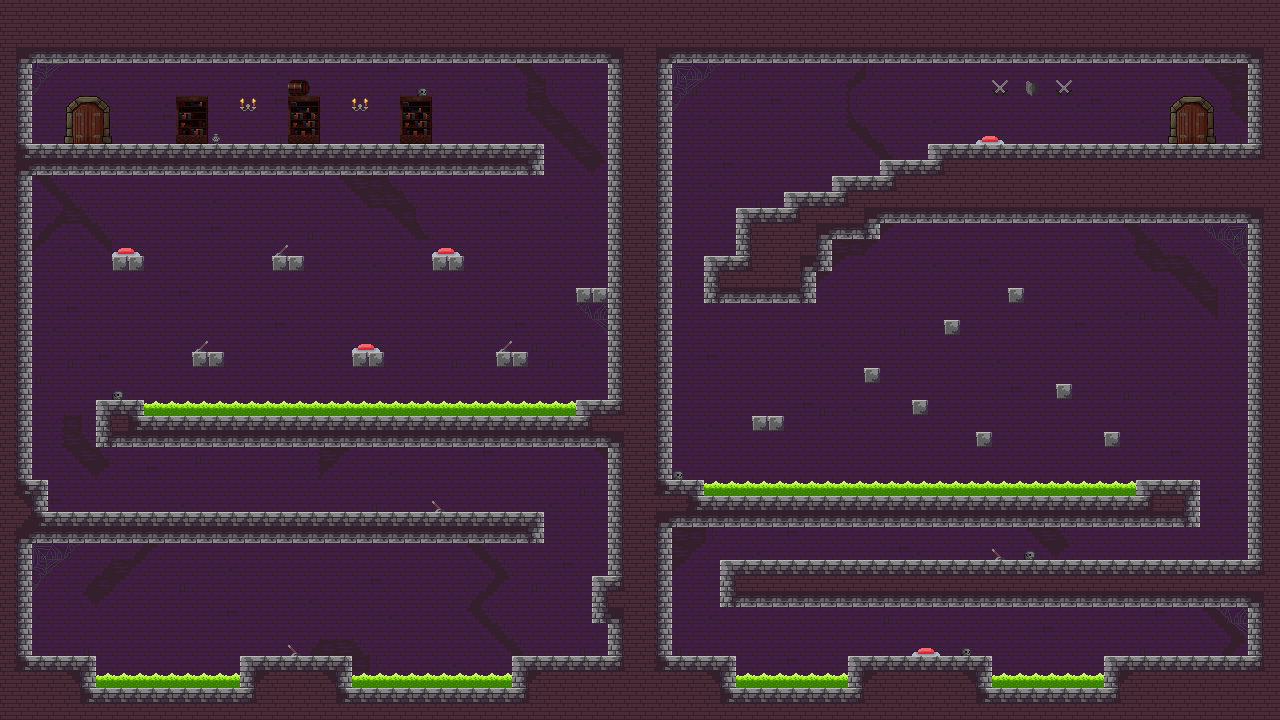

This game map was drawn from its Tiled (.tmx) file and the tilesets committed beside it. A one-line description and the trimmed map source follow:
An orthogonal 80x45 tile map with 16x16 px tiles, 16 tile layers (Background, Background - Decor, Dont Touch, Platforms, ...), 11 tilesets.

<map version="1.9" tiledversion="1.9.0" orientation="orthogonal" renderorder="right-down" width="80" height="45" tilewidth="16" tileheight="16" infinite="0" nextlayerid="18" nextobjectid="1">
 <editorsettings>
  <export target="Level_3_map.json" format="json" />
 </editorsettings>
 <tileset firstgid="1" source="Dungeon_Tiles_TS_1.tsx" />
 <tileset firstgid="43" source="Acid_TS.tsx" />
 <tileset firstgid="44" source="button_TS.tsx" />
 <tileset firstgid="45" source="door_TS.tsx" />
 <tileset firstgid="46" source="Dungeon_Tiles_BG.tsx" />
 <tileset firstgid="127" source="bookcases.tsx" />
 <tileset firstgid="131" source="candles.tsx" />
 <tileset firstgid="133" source="skulls.tsx" />
 <tileset firstgid="137" source="junk01.tsx" />
 <tileset firstgid="143" source="cobwebs.tsx" />
 <tileset firstgid="145" source="torches.tsx" />
 <layer id="16" name="Background" width="80" height="45">
  <data>[3600 cells, 2850 non-empty, 15 distinct tile ids]</data>
 </layer>
 <layer id="17" name="Background - Decor" width="80" height="45">
  <data>[3600 cells, 22 non-empty, 13 distinct tile ids]</data>
 </layer>
 <layer id="3" name="Dont Touch" width="80" height="45">
  <data>[3600 cells, 87 non-empty, 1 distinct tile ids]</data>
 </layer>
 <layer id="1" name="Platforms" width="80" height="45">
  <data>[3600 cells, 1433 non-empty, 26 distinct tile ids]</data>
 </layer>
 <layer id="6" name="Door" width="80" height="45">
  <data>[3600 cells, 2 non-empty, 1 distinct tile ids]</data>
 </layer>
 <layer id="4" name="Lever 1" width="80" height="45">
  <data>[3600 cells, 1 non-empty, 1 distinct tile ids]</data>
 </layer>
 <layer id="7" name="Lever 2" width="80" height="45">
  <data>[3600 cells, 1 non-empty, 1 distinct tile ids]</data>
 </layer>
 <layer id="8" name="Lever 3" width="80" height="45">
  <data>[3600 cells, 1 non-empty, 1 distinct tile ids]</data>
 </layer>
 <layer id="12" name="Lever 4" width="80" height="45">
  <data>[3600 cells, 1 non-empty, 1 distinct tile ids]</data>
 </layer>
 <layer id="13" name="Lever 5" width="80" height="45">
  <data>[3600 cells, 1 non-empty, 1 distinct tile ids]</data>
 </layer>
 <layer id="14" name="Lever 6" width="80" height="45">
  <data>[3600 cells, 1 non-empty, 1 distinct tile ids]</data>
 </layer>
 <layer id="5" name="Button 1" width="80" height="45">
  <data>[3600 cells, 1 non-empty, 1 distinct tile ids]</data>
 </layer>
 <layer id="9" name="Button 2" width="80" height="45">
  <data>[3600 cells, 1 non-empty, 1 distinct tile ids]</data>
 </layer>
 <layer id="10" name="Button 3" width="80" height="45">
  <data>[3600 cells, 1 non-empty, 1 distinct tile ids]</data>
 </layer>
 <layer id="11" name="Button 4" width="80" height="45">
  <data>[3600 cells, 1 non-empty, 1 distinct tile ids]</data>
 </layer>
 <layer id="15" name="Button 5" width="80" height="45">
  <data>[3600 cells, 1 non-empty, 1 distinct tile ids]</data>
 </layer>
</map>
